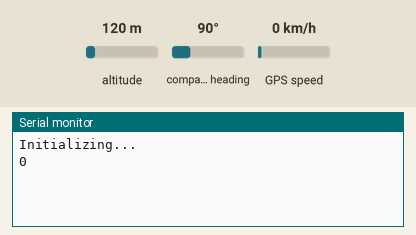
Recording of a sketch running on a simulated Arduino Uno, built with avr-gcc and run on an emulated ATmega328P. On the bench: the last lines printed to the serial monitor. The inputs (shaded band) are chosen by the test bench; at power-on: altitude 120 m, GPS speed 0 km/h, compass heading 90°. The GPS gets a fix after 3 s at 37.7749, -122.4194 with 8 satellites.

Above: at 2.2 s.
2.3 s: altitude set to 20 m
At 5.4 s:
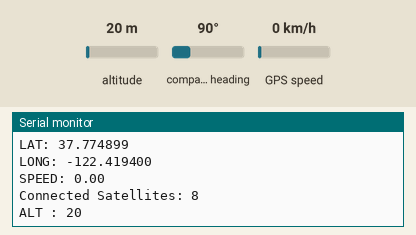
5.5 s: GPS speed set to 2 km/h
At 6.5 s:
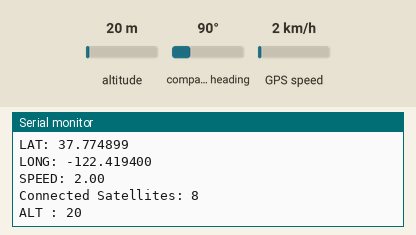
7.0 s: altitude set to 250 m
At 7.4 s:
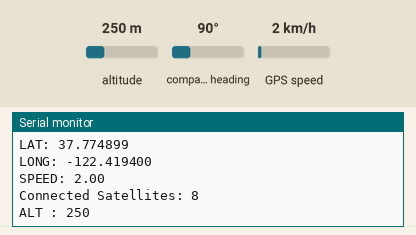

Measured:
- after the input at 2.3 s, the serial monitor: prints a new line after 1.7 s (image 1)
- after the input at 5.5 s, the serial monitor: prints a new line after 0.55 s (image 2)
- after the input at 7.0 s, the serial monitor: prints a new line after 0.05 s (image 3)

The sketch:

GPS_CODE3.ino
```cpp
#include <SoftwareSerial.h>
#include <TinyGPSPlus.h>

#define rxPin 4
#define txPin 5
//SoftwareSerial gpsSerial(rxPin,txPin);
SoftwareSerial neogps(1);

TinyGPSPlus gps;

void setup()
{
  //Begin serial communication with Arduino and Arduino IDE (Serial Monitor)
  Serial.begin(115200);

  //Begin serial communication with Arduino and SIM800L
  neogps.begin(9600);

  Serial.println("Initializing...");
  delay(1000);
}

void loop(){
   boolean gpsData = false;
   for (unsigned long start = millis(); millis() - start <1000;){
     while(neogps.available()){
      if(gps.encode(neogps.read())){
        gpsData = true;
      }
    }
  }
  if (gpsData == true){
    gpsData = false;
    Serial.println(gps.satellites.value());
  }
  else {
    Serial.print("No data available");
  }
  print_data();
}

int print_data(){
  String gpsLatitude, gpsLongitude, gpsSpeed,gpsSatellites,gpsAltitude;

  gpsLatitude = String(gps.location.lat(),6);
  gpsLongitude = String(gps.location.lng(),6);
  gpsSpeed = String (gps.speed.kmph());
  gpsSatellites = String(gps.satellites.value());
  gpsAltitude = String(gps.altitude.meters(),0);


  if (gps.location.isValid() == 1){
    Serial.print("LAT: ");
    Serial.println(gpsLatitude);
    Serial.println("\n");
    Serial.print("LONG: ");
    Serial.println(gpsLongitude);
    Serial.print("\n");
    Serial.print("SPEED: ");
    Serial.println(gpsSpeed);
    Serial.print("\n");
    Serial.print("Connected Satellites: ");
    Serial.println(gpsSatellites);
    Serial.print("\n");
    Serial.print("ALT : ");
    Serial.println(gpsAltitude);
    Serial.print("\n");

  }
}
```
